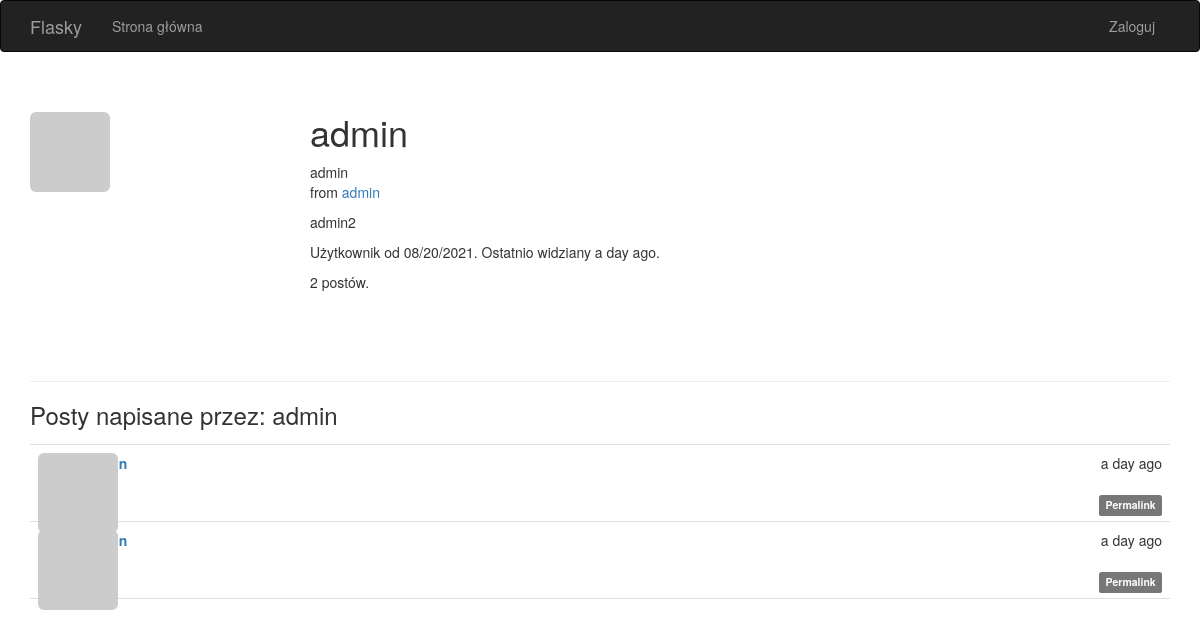
The app's page /user/admin, older data.
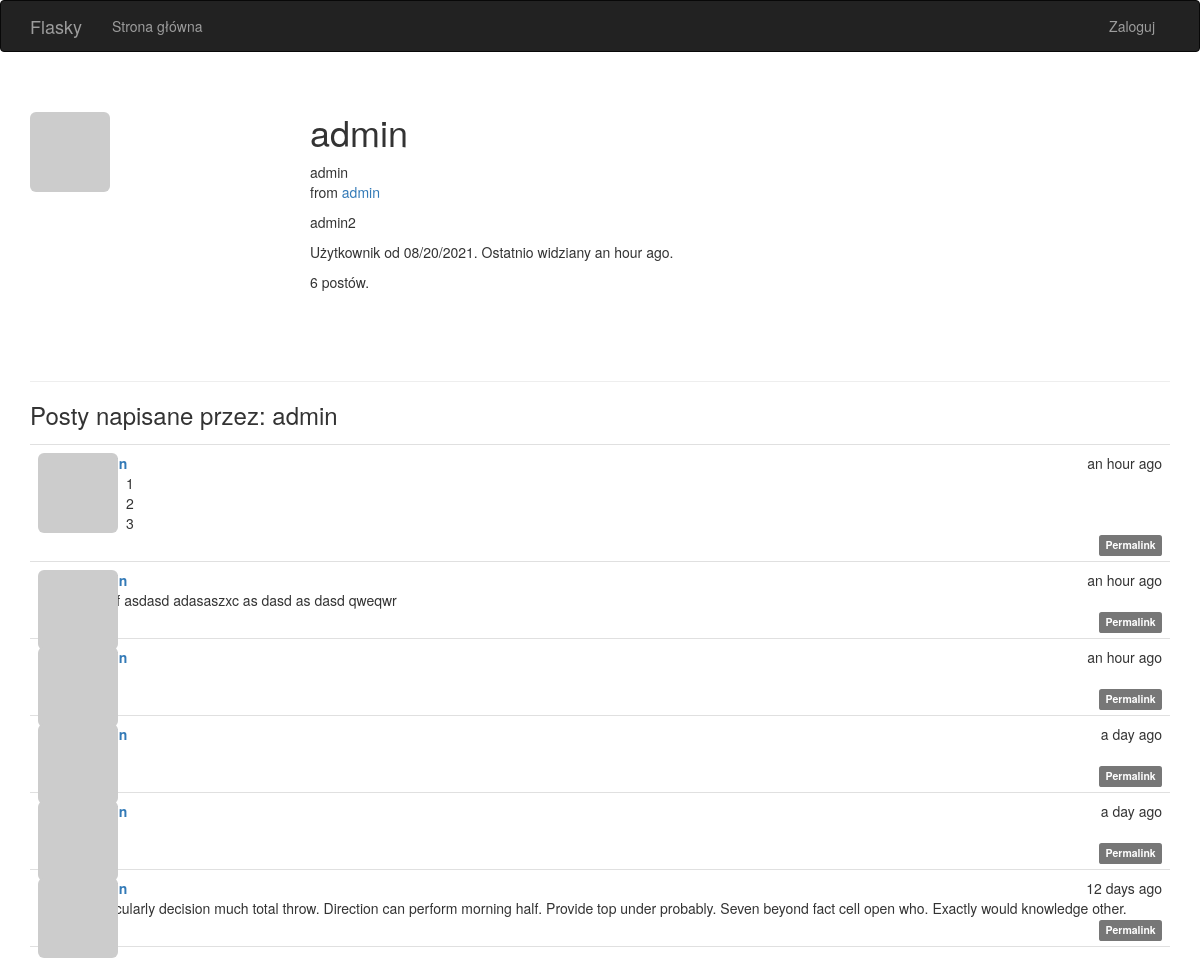
The same page, newer data.
### app/models.py (models this page shows, shortened)
class User(UserMixin, db.Model):
    __tablename__ = 'users'
    name = db.Column(db.String(64))
    location = db.Column(db.String(64))
    about_me = db.Column(db.Text())
    member_since = db.Column(db.DateTime(), default=datetime.utcnow)
    last_seen = db.Column(db.DateTime(), default=datetime.utcnow)
    id = db.Column(db.Integer, primary_key=True)
    email = db.Column(db.String(64), unique=True, index=True)
    username = db.Column(db.String(64), unique=True, index=True)
    password_hash = db.Column(db.String(128))
    confirmed = db.Column(db.Boolean, default=False)
    role_id = db.Column(db.Integer, db.ForeignKey('roles.id'))
    avatar_hash = db.Column(db.String(32))
    posts = db.relationship('Post', backref='author', lazy='dynamic')
    @property
    def password(self):
        raise AttributeError('Nie można odczytać atrybutu password')
    def gravatar(self, size=100, default='identicon', rating='g'):
        if request.is_secure:
            url = 'https://secure.gravatar.com/avatar'
        else:
            url = 'http://secure.gravatar.com/avatar'
        hash = self.avatar_hash or self.gravatar_hash()
        return '{url}/{hash}?s={size}&d={default}&r={rating}'.format(url=url, hash=hash, size=size,
                                                                     default=default, rating=rating)
    def gravatar_hash(self):
        return hashlib.md5(self.email.lower().encode('utf-8')).hexdigest()

class Post(db.Model):
    __tablename__ = 'posts'
    id = db.Column(db.Integer, primary_key=True)
    body = db.Column(db.Text)
    timestamp = db.Column(db.DateTime, index=True, default=datetime.utcnow)
    author_id = db.Column(db.Integer, db.ForeignKey('users.id'))
    body_html = db.Column(db.Text)

### app/main/views.py (the view)
@main.route('/user/<username>')
def user(username):
    user = User.query.filter_by(username=username).first()
    if User is None:
        abort(404)
    posts = user.posts.order_by(Post.timestamp.desc()).all()
    return render_template('user.html', user=user, posts=posts)

### app/auth/views.py (called while the page is built)
@auth.before_app_request
def before_request():
    if current_user.is_authenticated:
        current_user.ping()
        if not current_user.confirmed \
                and request.endpoint \
                and request.blueprint != 'auth' \
                and request.endpoint != 'static':
            return redirect(url_for('auth.unconfirmed'))

### app/main/__init__.py (called while the page is built)
@main.app_context_processor
def inject_permissions():
    return dict(Permission=Permission)

### app/models.py (called while the page is built)
    def is_administrator(self):
        return False

### app/templates/user.html (shortened to what this page needs)
{% extends "base.html" %}
{% block page_content %}
<div class="page-header">
    <img class="img-rounded profile-thumbnail" src="{{ user.gravatar(size=256) }}">
    <div class="profile-header">
        <h1>{{ user.username }}</h1>
        {% if user.name or user.location %}
        <p>
            {% if user.name %}{{ user.name }}<br>{% endif %}
            {% if user.location %}
                from <a href="http://maps.google.com/?q={{ user.location }}">{{ user.location }}</a><br>
            {% endif %}
        </p>
        {% endif %}
        {% if user.about_me %}<p>{{ user.about_me }}</p>{% endif %}
        <p>Użytkownik od {{ moment(user.member_since).format('L') }}. Ostatnio widziany {{ moment(user.last_seen).fromNow() }}.</p>
        <p>{{ user.posts.count() }} postów.</p>
    </div>
</div>
<h3>Posty napisane przez: {{ user.username }}</h3>
{% include '_posts.html' %}
{% endblock %}

### app/templates/base.html (shortened to what this page needs)
{% extends "bootstrap/base.html" %}
{% block head %}
{{ super() }}
<link rel="stylesheet" type="text/css" href="{{ url_for('static', filename='styles.css') }}">
{% endblock %}
{% block navbar %}
<div class="navbar navbar-inverse" role="navigation">
    <div class="container">
        <div class="navbar-header">
            <a class="navbar-brand" href="{{ url_for('main.index') }}">Flasky</a>
        </div>
        <div class="navbar-collapse collapse">
            <ul class="nav navbar-nav">
                <li><a href="{{ url_for('main.index') }}">Strona główna</a></li>
            </ul>
            <ul class="nav navbar-nav navbar-right">
                {% if current_user.is_authenticated %}
                <li class="dropdown">
                    <a href="#" class="dropdown-toggle" data-toggle="dropdown">
                        <img src="{{ current_user.gravatar(size=18) }}">
                        Konto <b class="caret"></b>
                    </a>
                    <ul class="dropdown-menu">
                        <li><a href="{{ url_for('auth.logout') }}">Wyloguj</a></li>
                    </ul>
                </li>
                {% else %}
                <li><a href="{{ url_for('auth.login') }}">Zaloguj</a></li>
                {% endif %}
            </ul>
        </div>
    </div>
</div>
{% endblock %}
{% block content %}
<div class="container">
    {% block page_content %}{% endblock %}
</div>
{% endblock %}

### app/templates/_posts.html (shortened to what this page needs)
<ul class="posts">
    {% for post in posts %}
    <li class="post">
        <div class="post-thumbnail">
            <a href="{{ url_for('.user', username=post.author.username) }}">
                <img class="img-rounded profile-thumbnail" src="{{ post.author.gravatar(size=40) }}">
            </a>
        </div>
        <div class="post-content">
            <div class="post-date">{{ moment(post.timestamp).fromNow() }}</div>
            <div class="post-author"><a href="{{ url_for('.user', username=post.author.username) }}">{{ post.author.username }}</a></div>
            <div class="post-body">
                {% if post.body_html %}
                    {{ post.body_html | safe }}
                {% else %}
                    {{ post.body }}
                {% endif %}
            </div>
            <div class="post-footer">
                <a href="{{ url_for('.post', id=post.id) }}">
                    <span class="label label-default">Permalink</span>
                </a>
            </div>
        </div>
    </li>
    {% endfor %}
</ul>

### app/static/styles.css (style rules this page uses)
.profile-thumbnail { position: absolute; }
.profile-header { min-height: 260px; margin-left: 280px; }
ul.posts { list-style-type: none; padding: 0px; margin: 16px 0px 0px 0px; border-top: 1px solid #e0e0e0; }
ul.posts li.post { padding: 8px; border-bottom: 1px solid #e0e0e0; }
div.post-date { float: right; }
div.post-author { font-weight: bold; }
div.post-thumbnail { position: absolute; }
div.post-content { margin-left: 48px; min-height: 48px; }
div.post-footer { text-align: right; }

Row changes from the older to the newer data that the page shows:
changed User "admin": last_seen "a day ago" → "an hour ago"
added Post: timestamp "an hour ago", body_html "1 2 3"
added Post: timestamp "an hour ago", body "#asdf asdasd adasaszxc as dasd as dasd qweqwr"
added Post: timestamp "an hour ago"
added Post: timestamp "12 days ago", body "Particularly decision much total throw. Direction can perform morning half. Provide top under probably. Seven beyond fact cell open who. Exactly would knowledge other."
Text that changed along with them:
{{ user.posts.count() }}: "2" → "6"
